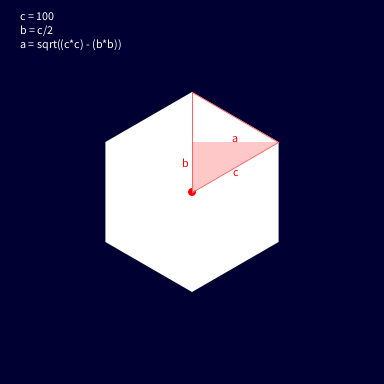
Frame 1 (no input)
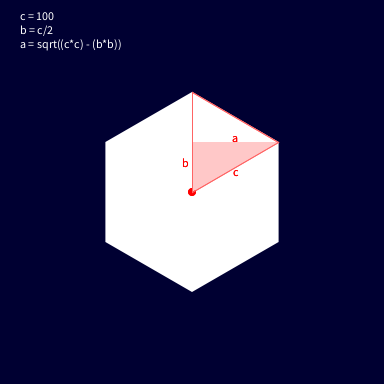
Frame 2 (the mouse pressed at the canvas centre, redrawn once)

The Processing sketch that drew these frames (run headless with seeded random() and noise(); the mouse was pressed at the canvas centre and the sketch redrawn once):

// Processing sketch: processing_124937
// ── processing_124937.pde

float hexagonSize = 100;
float a,b,c;
void setup(){
    background(0,0,50);
    size(384,384);
    
    c = hexagonSize;
    b = hexagonSize/2;
    a = sqrt((c*c) - (b*b));
    
    text("c = 100\nb = c/2\na = sqrt((c*c) - (b*b))",20,20);
}

void draw(){
    int cy = height/2, cx =width/2;
    
    noStroke();
    drawHexagon(cx,cy);
    
    //center
    fill(255,0,0);
    ellipse(cx,cy,8,8);
    
    //right triangle
    noStroke();
    fill(255,200,200);
    beginShape();
    vertex(cx,cy);
    vertex(cx,cy-b);
    vertex(cx+a,cy-b);
    endShape(CLOSE);
    
    fill(255,0,0);
    textAlign(CENTER);
    text("c",cx+a/2,cy-b/2+9);
    text("b",cx-7,cy-b/2);
    text("a",cx+a/2,cy-b);
    
    // equilateral triangle
    stroke(255,100,100);
    noFill();
    beginShape();
    vertex(cx,cy);
    vertex(cx,cy-c);
    vertex(cx+a,cy-b);
    endShape(CLOSE);
    
    noLoop();
}


void drawHexagon(float x, float y){
    beginShape();
    vertex(x+0,y-c);
    vertex(x+a,y-b);
    vertex(x+a,y+b);
    vertex(x+0,y+c);
    vertex(x-a,y+b);
    vertex(x-a,y-b);
    endShape(CLOSE);

}
